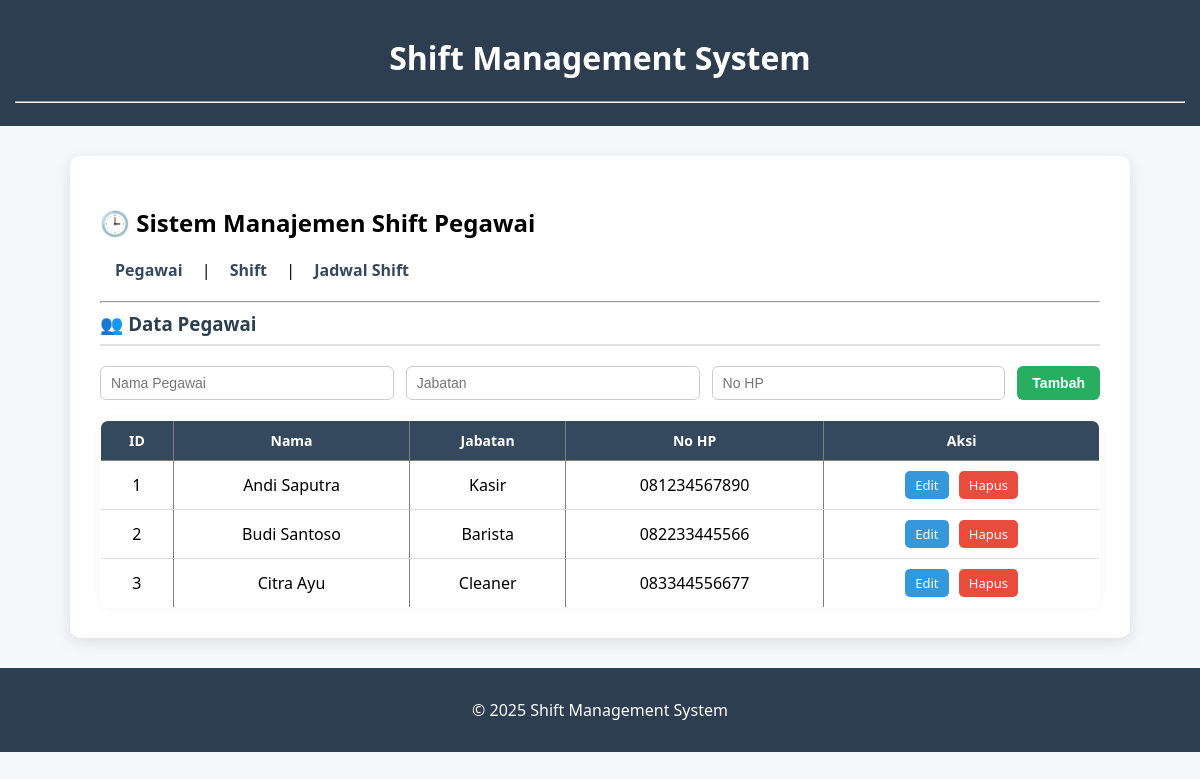
/?page=pegawai, run on the app's committed database.
### tables this page shows
CREATE TABLE pegawai (
    id_pegawai INT AUTO_INCREMENT PRIMARY KEY,
    nama VARCHAR(100) NOT NULL,
    jabatan VARCHAR(50) NOT NULL,
    no_hp VARCHAR(15)
);

### config/db.php (called while the page is built, shortened)
<?php
class Database {
    private $host = "localhost";
    private $username = "root";
    private $password = "";
    private $dbname = "db_pegawai";
    public function __construct() {
        try {
            $this->conn = new PDO(
                "mysql:host=$this->host;dbname=$this->dbname",
                $this->username,
                $this->password
            );
        } catch (PDOException $e) {
            echo "Connection failed: " . $e->getMessage();
        }
    }
}
?>

### class/Pegawai.php (called while the page is built, shortened)
<?php
require_once 'config/db.php';
class Pegawai {
    private $db;
    public function __construct() {
        $this->db = (new Database())->conn;
    }
    public function getAllPegawai() {
        $stmt = $this->db->query("SELECT * FROM pegawai");
        return $stmt->fetchAll(PDO::FETCH_ASSOC);
    }
}
?>

### view/pegawai.php (the view, shortened to what this page needs)
<?php
$dataPegawai = $pegawai->getAllPegawai();
$editData = null;
?>
<h3>👥 Data Pegawai</h3>
<form method="POST" class="form-box">
    <input type="text" name="nama" placeholder="Nama Pegawai"
           value="<?= $editData['nama'] ?? ''; ?>" required>
    <input type="text" name="jabatan" placeholder="Jabatan"
           value="<?= $editData['jabatan'] ?? ''; ?>" required>
    <input type="text" name="no_hp" placeholder="No HP"
           value="<?= $editData['no_hp'] ?? ''; ?>" required>
    <?php if ($editData): ?>
        <button type="submit" name="edit_pegawai" class="btn-primary">Update</button>
        <a href="?page=pegawai" class="btn btn-delete">Batal</a>
    <?php else: ?>
        <button type="submit" name="tambah_pegawai"class="btn-primary">Tambah</button>
    <?php endif; ?>
</form>
<table border="1" cellpadding="6" cellspacing="0">
    <tr>
        <th>ID</th>
        <th>Nama</th>
        <th>Jabatan</th>
        <th>No HP</th>
        <th>Aksi</th>
    </tr>
    <?php foreach ($dataPegawai as $p): ?>
    <tr>
        <td><?= $p['id_pegawai']; ?></td>
        <td><?= htmlspecialchars($p['nama']); ?></td>
        <td><?= htmlspecialchars($p['jabatan']); ?></td>
        <td><?= htmlspecialchars($p['no_hp']); ?></td>
        <td>
            <a href="?page=pegawai&edit_pegawai=<?= $p['id_pegawai']; ?>" class="btn btn-edit">Edit</a>
            <a href="?hapus_pegawai=<?= $p['id_pegawai']; ?>" class="btn btn-delete" onclick="return confirm('Yakin hapus data?')">Hapus</a>
        </td>
    </tr>
    <?php endforeach; ?>
</table>

### style.css (style rules this page uses)
body { font-family: 'Segoe UI', Tahoma, sans-serif; background-color: #f5f7fa; margin: 0; padding: 0; }
h3 { display: flex; align-items: center; gap: 8px; color: #2c3e50; margin-top: 0; border-bottom: 2px solid #e0e0e0; padding-bottom: 8px; }
.form-box { display: flex; gap: 12px; flex-wrap: wrap; margin-top: 20px; margin-bottom: 20px; }
input[type="text"], select { padding: 8px 10px; border: 1px solid #ccc; border-radius: 6px; flex: 1; min-width: 150px; font-size: 14px; }
button { padding: 8px 15px; font-size: 14px; border: none; border-radius: 6px; cursor: pointer; font-weight: 600; transition: all 0.25s ease; }
button.btn-primary { background: #27ae60; color: #fff; }
a.btn { display: inline-block; padding: 5px 10px; border-radius: 5px; text-decoration: none; font-size: 13px; color: white; margin: 0 3px; transition: 0.25s; }
a.btn-edit { background-color: #3498db; }
a.btn-delete { background-color: #e74c3c; }
table { width: 100%; border-collapse: collapse; margin-top: 15px; border-radius: 8px; overflow: hidden; box-shadow: 0 0 10px rgba(0,0,0,0.05); }
th { background-color: #34495e; color: white; padding: 10px; font-size: 14px; }
td { border-bottom: 1px solid #ddd; padding: 10px; text-align: center; }

### data on the page
pegawai: id_pegawai "1", nama "Andi Saputra", jabatan "Kasir", no_hp "081234567890"
pegawai: id_pegawai "2", nama "Budi Santoso", jabatan "Barista", no_hp "082233445566"
pegawai: id_pegawai "3", nama "Citra Ayu", jabatan "Cleaner", no_hp "083344556677"
